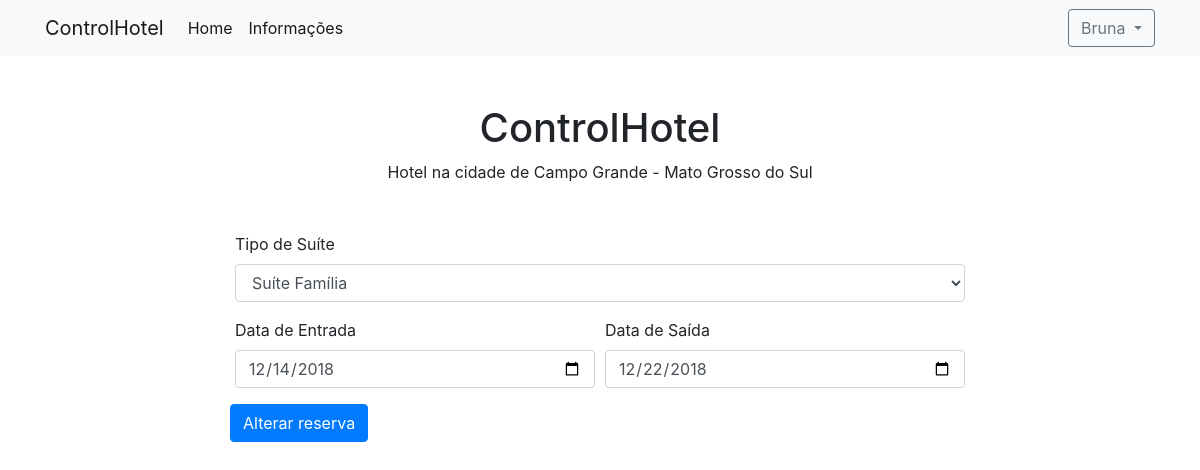
Page /?funcao=editarReserva&idReserva=1&codQuarto=4 (signed in) on the committed database.
### tables this page shows
CREATE TABLE Cliente(
  idCliente INTEGER PRIMARY KEY AUTOINCREMENT NOT NULL UNIQUE,
  nome varchar(60) NOT NULL,
  genero varchar(20),
  telefone char(14)NOT NULL,
  dataNasc date NOT NULL,
  pais varchar(20) NOT NULL,
  estado varchar(30) NOT NULL,
  cidade varchar(30) NOT NULL,
  endereco varchar (40),
  email varchar(40) NOT NULL,
  senha varchar(8) NOT NULL
);

CREATE TABLE Reserva(
  idReserva INTEGER PRIMARY KEY AUTOINCREMENT NOT NULL UNIQUE,
  dataEntrada date NOT NULL,
  dataSaida date NOT NULL,
  codCliente int,
  codQuarto int,
FOREIGN KEY(codQuarto) REFERENCES Quarto (idQuarto) on delete restrict on update cascade,
  FOREIGN KEY(codCliente) REFERENCES Cliente (idCliente) on delete restrict on update cascade 
);

### index.php (called while the page is built, shortened)
<?php
    require_once 'controller/Controle.php';
    $controller = new Controle();
    $controller->init();
?>

### model/AbstractFactory.php (called while the page is built, shortened)
<?php
abstract class AbstractFactory{
    public function __construct() {
        try {
            $this->db = new PDO("sqlite:model/bd/controlhotel.sqlite");
        } catch (PDOException $exception) {
            echo $exception->getMessage();
        } catch (Exception $exception) {
            echo $exception->getMessage();
        }
    }
    protected function queryRowsToListOfObjects(PDOStatement $result, $nameObject): array {
        $list = array();
        $r = $result->fetchAll(PDO::FETCH_NUM);
        foreach ($r as $row) {
            $ref = new ReflectionClass($nameObject);
            $list[] = $ref->newInstanceArgs($row);
        }
        return $list;
    }
}
?>

### model/HotelFactory.php (called while the page is built, shortened)
<?php
    require_once("Reserva.php");
    require_once("Cliente.php");
    require_once("AbstractFactory.php");
class HotelFactory extends AbstractFactory{
    public function getCliente($param): Cliente {
        $sql = "SELECT * FROM Cliente WHERE idCliente='" . $param . "'";
		try {
			$resultRows = $this->db->query($sql);
			$resultObject = $this->queryRowsToListOfObjects($resultRows, "Cliente");
		} catch (Exception $exc) {
			echo $exc->getMessage();
			$resultObject = null;
		}
		return $resultObject[0];
    }
    public function buscarReserva($idReserva): array{
        $sql = "SELECT * FROM Reserva WHERE idReserva='".$idReserva."'";
        try{
            $resultRows = $this->db->query($sql);
            $resultObject = $this->queryRowsToListOfObjects($resultRows,"Reserva");
            return $resultObject;
        }catch(Exception $exc){
            echo $exc->getMessage();
            $resultObject = array();
        }
    }
}
?>

### model/Cliente.php (called while the page is built, shortened)
<?php
class Cliente{
    private $nome;
    public function __construct(string $idCliente="",string $nome, string $genero, string $telefone, string $dataNasc,string $pais, string $estado, string $cidade, string $endereco, string $email, string $senha){
        $this->nome = $nome;
    }
    public function getNome():string{
        return $this->nome;
    }
}
?>

### model/Reserva.php (called while the page is built, shortened)
<?php
class Reserva{
    private $dataEntrada;
    private $dataSaida;
    private $codQuarto;
    public function __construct(string $idReserva="",string $dataEntrada,
    string $dataSaida, int $codCliente, int $codQuarto){
        $this->dataEntrada = $dataEntrada;
        $this->dataSaida = $dataSaida;
        $this->codQuarto = $codQuarto;
    }
    public function getDataEntrada():string{
        return $this->dataEntrada;
    }
    public function getDataSaida():string{
        return $this->dataSaida;
    }
    public function getCodQuarto():int{
        return $this->codQuarto;
    }
}
?>

### view/editaReserva.php (the view, shortened to what this page needs)
<?php
require("header.php");
?>
        <div class="container">
            <div class="row justify-content-center mb-5 mt-5">
                <div class="col-sm-12 col-md-10 col-lg-8">
                    <form action="?funcao=editarReserva" method="post">
                        <div class="form-group">
                            <label for="inputState">Tipo de Suíte</label>
                            <select name="tipoQuarto" id="inputTipoQuarto" class="form-control" required>
                                <option value="suitefamilia"<?php if($reserva->getCodQuarto() == 4){echo " selected"; } ?>>Suíte Família</option>
                            </select>
                        </div>
                        <div class="form-row mt-3">
                            <div class="form-group col-md-6">
                                <label for="inputNome">Data de Entrada</label>
                                <input name="dataEntrada" type="date" class="form-control" id="inputDataEntrada" placeholder="Calendario" required<?php if(!empty($reserva->getDataEntrada())){echo " value=\"".$reserva->getDataEntrada()."\""; } ?>>
                            </div>
                            <div class="form-group col-md-6">
                                <label for="labelDataSaida">Data de Saída</label>
                                <input name="dataSaida" type="date" class="form-control" id="inputDataSaida" placeholder="Calendario" required<?php if(!empty($reserva->getDataSaida())){echo " value=\"".$reserva->getDataSaida()."\""; } ?>
                            </div>
                        </div>
                        <button type="submit" class="btn btn-primary" name="editado">Alterar reserva</button>
                    </form>
                </div>
            </div>
        </div>
    </body>
</html>

### view/header.php (shortened to what this page needs)
<!DOCTYPE html>
<html lang="pt-br">
    <head>
        <link rel="stylesheet" href="view/css/style.css" type="text/css">
        <link rel="stylesheet" href="https://stackpath.bootstrapcdn.com/bootstrap/4.1.3/css/bootstrap.min.css">
    </head>
    <body>
            <div class="text-center" style="margin-bottom:0">
                <nav class="navbar navbar-expand-lg navbar-light bg-light mb-5">
                    <div class="container">
                        <a class="navbar-brand" href="?funcao=home">ControlHotel</a>
                        <div class="collapse navbar-collapse" id="navbarText">
                            <ul class="navbar-nav mr-auto">
                                <li class="nav-item active">
                                    <a class="nav-link" href="?funcao=home">Home</a>
                                </li>
                                <li class="nav-item active">
                                    <a class="nav-link" href="?funcao=telaSobreHotel">Informações</a>
                                </li>
                            </ul>
                            <ul class="nav navbar-nav flex-row justify-content-between ml-auto">
                                <li class="dropdown order-1">
                                    <?php if($cliente == null){ ?>
                                        <a href="?funcao=telaLogin&amp;tipoQuarto=1" class="btn btn-outline-primary mt-3">Entrar</a>
                                    <?php }else{ ?>
                                        <button type="button" id="dropdownMenu1" data-toggle="dropdown" class="btn btn-outline-secondary dropdown-toggle">
                                        <?php
                                        echo explode(' ',trim($cliente->getNome()))[0];
                                        ?><span class="caret"></span>
                                    </button>
                                </li>
                                    <?php } ?>
                            </ul>
                        </div>
                    </div>
                </nav>
                <h1>ControlHotel</h1>
                <p>Hotel na cidade de Campo Grande - Mato Grosso do Sul</p>
            </div>

### rows in the picture
cliente: nome "Bruna"
reserva: tipoQuarto "Suíte Família", dataEntrada "12/14/2018", dataSaida "12/22/2018"
